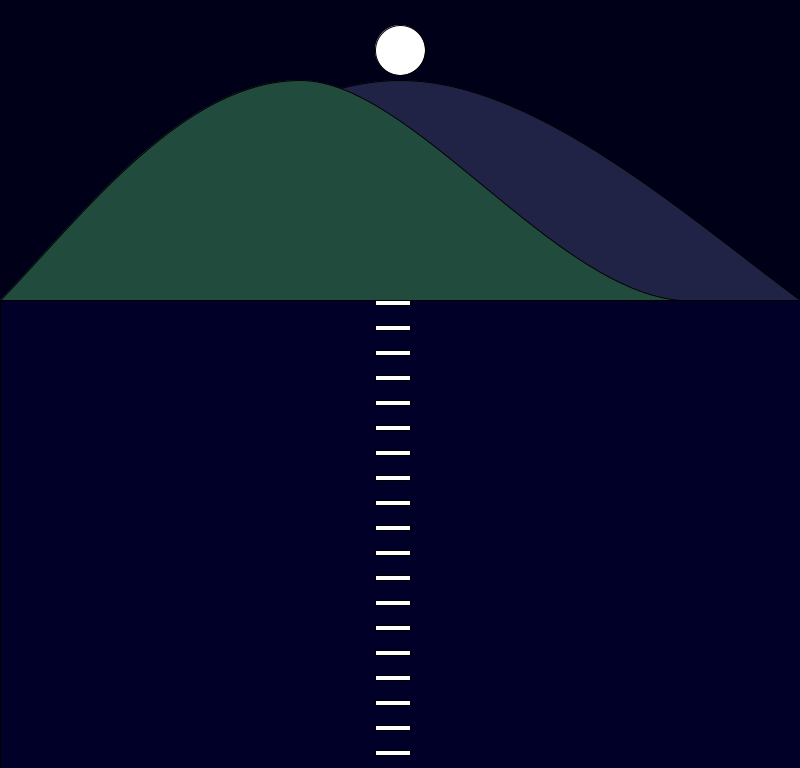
Frame 1 (no input)
Frame 60 (the mouse pressed at the canvas centre just before this capture): identical to frame 1, image omitted
Frame 120 (the mouse held since frame 60 and released just before this capture): identical to frame 1, image omitted

The Processing sketch that drew this single still picture (run headless with seeded random() and noise(); from frame 60 on, the mouse is pressed at the canvas centre):

// Processing sketch: processing_173550
// ── processing_173550.pde


void setup(){
size(800,768);
background(0,0,25);
ellipse(400,50,50,50);
fill(33,35,70);
beginShape();
curveVertex(-300,600);
curveVertex(0,300);
curveVertex(400,80);
curveVertex(800,300);
curveVertex(1100,600);
endShape();
endRecord();
fill(33,75,60);
beginShape();
curveVertex(-200,600);
curveVertex(0,300);
curveVertex(300,80);
curveVertex(700,300);
curveVertex(1100,10);
endShape();
endRecord();
fill(0,0,40);
rect(0,300,800,500);

}
void draw(){
for (int y=300;y<height;y=y+25){
  fill(255);
  rect(375,y,35,5);
}}
